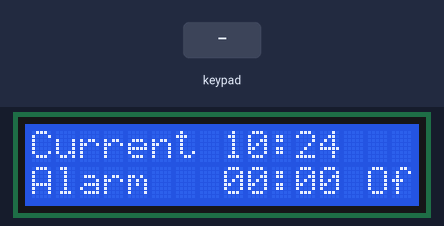
Simulated run of this sketch. Board: Arduino Uno, built with avr-gcc and run on an emulated ATmega328P. On the bench: 16×2 character LCD. The test bench sets the inputs (shaded band). The local clock reads 2024-03-15 10:24:30 at power-on unless the sketch sets it.

Above: at 1.2 s.
1.3 s: key 'A' pressed
At 2.5 s:
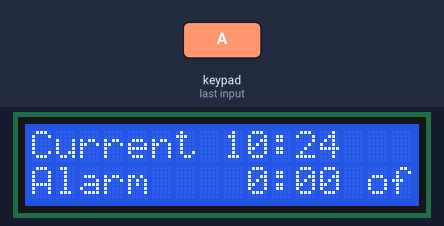
4.3 s: keypad keys 3 2 1 0 # pressed 0.4 s apart
At 7.4 s:
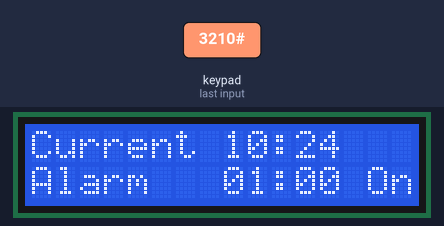
9.3 s: keypad keys 7 6 5 4 A pressed 0.4 s apart
At 11.3 s:
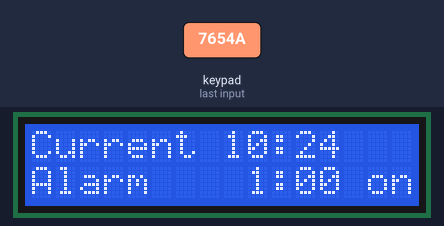
14.3 s: key '#' pressed
At 15.6 s:
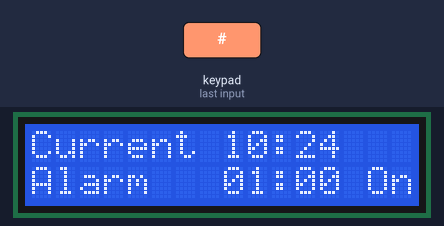
17.3 s: keypad keys 3 2 1 0 A pressed 0.4 s apart
At 19.3 s:
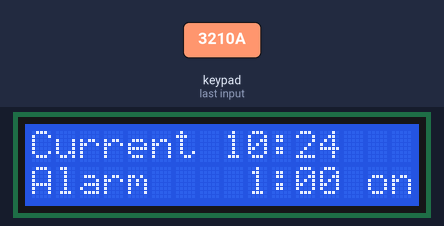
22.3 s: keypad keys 1 3 9 7 # pressed 0.4 s apart
At 25.3 s:
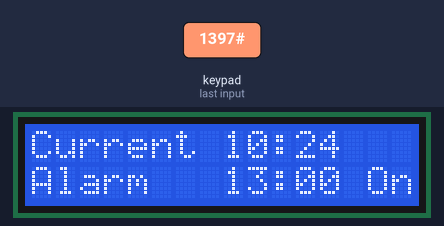
Timing chart, 0 to 26.8 s (numbered marks = the images above; inputs shaded):
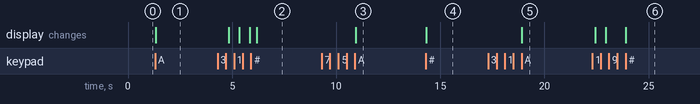

Measured:
- after the input at 1.3 s, the display: changes at once (image 1)
- after the input at 4.3 s, the display: first changes after 0.54 s (image 2 shows a later state)
- after the input at 9.3 s, the display: changes after 1.6 s (image 3)
- after the input at 14.3 s, the display: changes at once (image 4)
- after the input at 17.3 s, the display: changes after 1.6 s (image 5)

The sketch:

checkpoint.ino
```cpp
#include <Keypad_I2C.h>
#include <Keypad.h>
#include <Wire.h>
#include "RTClib.h"
#include <map>
#include <LiquidCrystal.h>
 // RS E D4 D5 D6 D7
LiquidCrystal lcd1( 2, 15, 17, 16, 4, 0 );

RTC_DS1307 rtc;
DateTime now;

#define BUZZER_PIN 12
#define I2CADDR 0x20
const byte ROWS = 4;
const byte COLS = 4;
char hexaKeys[ROWS][COLS] = {
 {'1','2','3','A'},
 {'4','5','6','B'},
 {'7','8','9','C'},
 {'*','0','#','D'}
};
byte rowPins[ROWS] = {7, 6, 5, 4};
byte colPins[COLS] = {3, 2, 1, 0};
Keypad_I2C keypad( makeKeymap(hexaKeys), rowPins, colPins, ROWS, COLS, I2CADDR);

int h = 0;
int m = 0;
int alarm_time = 0;
int a = 0;
int state = 0;
int set_time = 0;
unsigned long previousMillis = 0;
const long interval = 500;
std::map<char, int> num = {
    {'0', 0},
    {'1', 1},
    {'2', 2},
    {'3', 3},
    {'4', 4},
    {'5', 5},
    {'6', 6},
    {'7', 7},
    {'8', 8},
    {'9', 9}
};

void setup(){
 Wire.begin( );
 keypad.begin( );
 Serial.begin(9600);
 lcd1.begin(16, 2);
 lcd1.clear();

 if (! rtc.begin()) {
 Serial.println("Couldn't find RTC");
 while (1);
 }
 if (!rtc.isrunning()) {
 Serial.println("RTC lost power, lets set the time!");
 rtc.adjust(DateTime(2017, 1, 27, 12, 56, 0)); //Set time
 }
}

void loop(){
 char key = keypad.getKey();
 now = rtc.now();

 show_time();

 switch(key)
 {
	 case 'A':
	 	//
		break;

	case 'C':
		alarm_time = (alarm_time == 1) ? 0 : 1;
		break;

	default:
		break;
 }

 if (key == 'A') {
  a = 0;
  state = 0;
  set_time = 1;
  while(set_time) {
    while (a == 0) {
      unsigned long currentMillis = millis();
      key = keypad.getKey();
      if (currentMillis - previousMillis >= interval) {
        previousMillis = currentMillis;
        if (state == 0) {
          notime_11();
        }
        else if (state == 1) {
          notime_12();
        }
        }
      else if (currentMillis - previousMillis >= interval / 2) {
        show_time();
      }

      if (key >= '0' && key <= '2' && state == 0) {
        h = h % 10 + num[key] * 10;
        state = 1;
      }
      else if (key >= '0' && key <= '3' && state == 1 && h / 10 == 2) {
        h = ((h / 10) % 10) * 10 + num[key];
        state = 0;
      }
      else if (key >= '0' && key <= '9' && state == 1 && h / 10 != 2) {
        h = ((h / 10) % 10) * 10 + num[key];
        state = 0;
      }
      else if (key == 'A') {
        a = 1;
        state = 0;
      }
      else if (key == '#') {
        alarm_time = 1;
        set_time = 0;
        break;
      }
    }
    while (a == 1) {
      // a = (a > 1) ? 0 : a;
      unsigned long currentMillis = millis();
      key = keypad.getKey();
      if (currentMillis - previousMillis >= interval) {
        previousMillis = currentMillis;
        if (state == 0) {
          notime_21();
        }
        else if (state == 1) {
          notime_22();
        }
        }
      else if (currentMillis - previousMillis >= interval / 2) {
        show_time();
      }

      if (key >= '0' && key <= '5' && state == 0) {
        m = m % 10 + num[key] * 10;
        state = 1;
      }
      else if (key >= '0' && key <= '9' && state == 1) {
        m = ((m / 10) % 10) * 10 + num[key];
        state = 0;
      }
      else if (key == 'A') {
        a = 0;
        state = 0;
      }
      else if (key == '#') {
        alarm_time = 1;
        set_time = 0;
        break;
      }
    }
  }
 }

 if (now.hour() == h && now.minute() == m && alarm_time == 1) {
  while (true) {
    unsigned long currentMillis = millis();
    key = keypad.getKey();
    if (currentMillis - previousMillis >= interval * 2) {
      previousMillis = currentMillis;
      lcd1.clear();
      noTone(BUZZER_PIN);
      }
    else if (currentMillis - previousMillis >= interval) {
      show_time();
      tone(BUZZER_PIN, 1000, 500);
    }

    if (key != NO_KEY && key != 'A' && key != 'C') {
      alarm_time = 0;
      noTone(BUZZER_PIN);
      break;
    }
  }
 }
}

void show_time(void) {
 now = rtc.now();
 char timeStr[6];

 lcd1.clear();
 lcd1.setCursor(0, 0);
 lcd1.print("Current ");
 sprintf(timeStr, "%02d:%02d", now.hour(), now.minute());
 lcd1.print(timeStr);

 lcd1.setCursor(0, 1);
 lcd1.print("Alarm   ");
 sprintf(timeStr, "%02d:%02d", h, m);
 lcd1.print(timeStr);
 lcd1.setCursor(14, 1);
 switch(alarm_time)
 {
	 case 1:
	 	lcd1.print("On");
		break;

	case 0:
		lcd1.print("Off");
		break;

	default:
		Serial.print("Alarm time var goes wrong");
		break;
 }
}

void notime_11(void) {
 now = rtc.now();
 char timeStr[6];

 lcd1.clear();
 lcd1.setCursor(0, 0);
 lcd1.print("Current ");
 sprintf(timeStr, "%02d:%02d", now.hour(), now.minute());
 lcd1.print(timeStr);

 lcd1.setCursor(0, 1);
 lcd1.print("Alarm   ");
 sprintf(timeStr, " %d:%02d", h % 10, m);
 lcd1.print(timeStr);
 lcd1.setCursor(14, 1);
 if (alarm_time == 1) {
  lcd1.print("on");
 }
 else if (alarm_time == 0) {
  lcd1.print("of");
 }
}

void notime_12(void) {
 now = rtc.now();
 char timeStr[6];

 lcd1.clear();
 lcd1.setCursor(0, 0);
 lcd1.print("Current ");
 sprintf(timeStr, "%02d:%02d", now.hour(), now.minute());
 lcd1.print(timeStr);

 lcd1.setCursor(0, 1);
 lcd1.print("Alarm   ");
 sprintf(timeStr, "%d :%02d", h / 10, m);
 lcd1.print(timeStr);
 lcd1.setCursor(14, 1);
 if (alarm_time == 1) {
  lcd1.print("on");
 }
 else if (alarm_time == 0) {
  lcd1.print("of");
 }
}

void notime_21(void) {
 now = rtc.now();
 char timeStr[6];

 lcd1.clear();
 lcd1.setCursor(0, 0);
 lcd1.print("Current ");
 sprintf(timeStr, "%02d:%02d", now.hour(), now.minute());
 lcd1.print(timeStr);

 lcd1.setCursor(0, 1);
 lcd1.print("Alarm   ");
 sprintf(timeStr, "%02d: %d", h, m % 10);
 lcd1.print(timeStr);
 lcd1.setCursor(14, 1);
 if (alarm_time == 1) {
  lcd1.print("on");
 }
 else if (alarm_time == 0) {
  lcd1.print("of");
 }
}

void notime_22(void) {
 now = rtc.now();
 char timeStr[6];

 lcd1.clear();
 lcd1.setCursor(0, 0);
 lcd1.print("Current ");
 sprintf(timeStr, "%02d:%02d", now.hour(), now.minute());
 lcd1.print(timeStr);

 lcd1.setCursor(0, 1);
 lcd1.print("Alarm   ");
 sprintf(timeStr, "%02d:%d ", h, m / 10);
 lcd1.print(timeStr);
 lcd1.setCursor(14, 1);
 if (alarm_time == 1) {
  lcd1.print("on");
 }
 else if (alarm_time == 0) {
  lcd1.print("of");
 }
}
```
